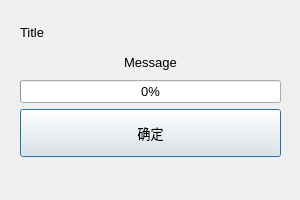
<?xml version="1.0" encoding="UTF-8"?>
<ui version="4.0">
 <class>progressbar_dialog</class>
 <widget class="QDialog" name="progressbar_dialog">
  <property name="geometry">
   <rect>
    <x>0</x>
    <y>0</y>
    <width>300</width>
    <height>200</height>
   </rect>
  </property>
  <property name="windowTitle">
   <string>Dialog</string>
  </property>
  <widget class="QWidget" name="verticalLayoutWidget">
   <property name="geometry">
    <rect>
     <x>0</x>
     <y>0</y>
     <width>301</width>
     <height>201</height>
    </rect>
   </property>
   <layout class="QVBoxLayout" name="verticalLayout" stretch="1,1,1,2,1">
    <property name="leftMargin">
     <number>20</number>
    </property>
    <property name="topMargin">
     <number>20</number>
    </property>
    <property name="rightMargin">
     <number>20</number>
    </property>
    <property name="bottomMargin">
     <number>20</number>
    </property>
    <item>
     <widget class="QLabel" name="progressbar_title_label">
      <property name="font">
       <font>
        <pointsize>10</pointsize>
       </font>
      </property>
      <property name="text">
       <string>Title</string>
      </property>
      <property name="alignment">
       <set>Qt::AlignLeading|Qt::AlignLeft|Qt::AlignVCenter</set>
      </property>
     </widget>
    </item>
    <item>
     <widget class="QLabel" name="progressbar_message_label">
      <property name="font">
       <font>
        <pointsize>10</pointsize>
       </font>
      </property>
      <property name="text">
       <string>Message</string>
      </property>
      <property name="alignment">
       <set>Qt::AlignCenter</set>
      </property>
     </widget>
    </item>
    <item>
     <widget class="QProgressBar" name="progress_bar">
      <property name="enabled">
       <bool>true</bool>
      </property>
      <property name="sizePolicy">
       <sizepolicy hsizetype="Preferred" vsizetype="Preferred">
        <horstretch>0</horstretch>
        <verstretch>0</verstretch>
       </sizepolicy>
      </property>
      <property name="font">
       <font>
        <pointsize>10</pointsize>
       </font>
      </property>
      <property name="value">
       <number>0</number>
      </property>
      <property name="textVisible">
       <bool>true</bool>
      </property>
      <property name="invertedAppearance">
       <bool>false</bool>
      </property>
     </widget>
    </item>
    <item>
     <widget class="QPushButton" name="progress_confirm_btn">
      <property name="sizePolicy">
       <sizepolicy hsizetype="Preferred" vsizetype="Preferred">
        <horstretch>0</horstretch>
        <verstretch>0</verstretch>
       </sizepolicy>
      </property>
      <property name="font">
       <font>
        <pointsize>10</pointsize>
       </font>
      </property>
      <property name="text">
       <string>确定</string>
      </property>
     </widget>
    </item>
    <item>
     <spacer name="verticalSpacer">
      <property name="orientation">
       <enum>Qt::Vertical</enum>
      </property>
      <property name="sizeHint" stdset="0">
       <size>
        <width>20</width>
        <height>40</height>
       </size>
      </property>
     </spacer>
    </item>
   </layout>
  </widget>
 </widget>
 <resources/>
 <connections/>
</ui>
